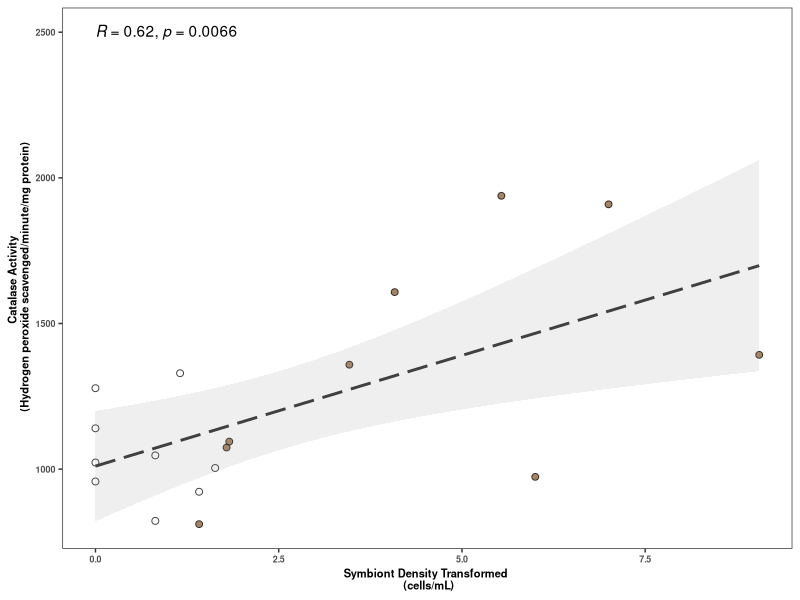
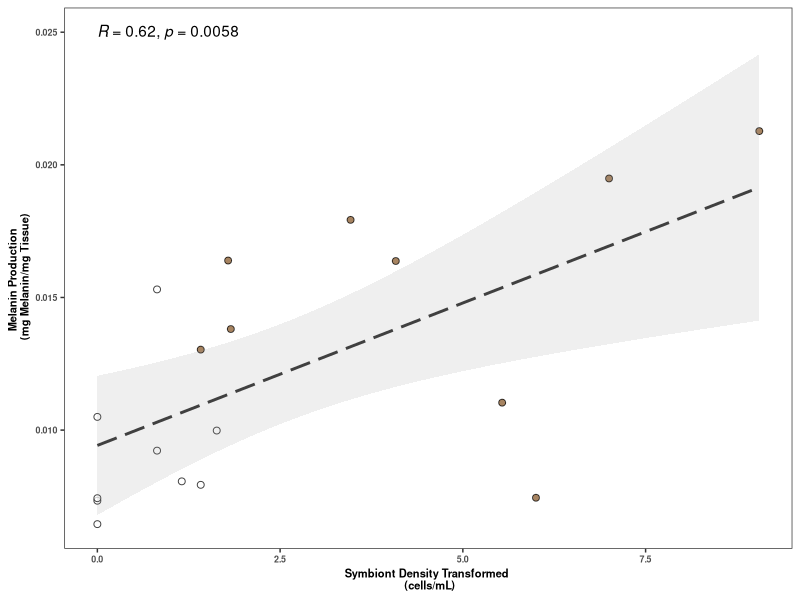
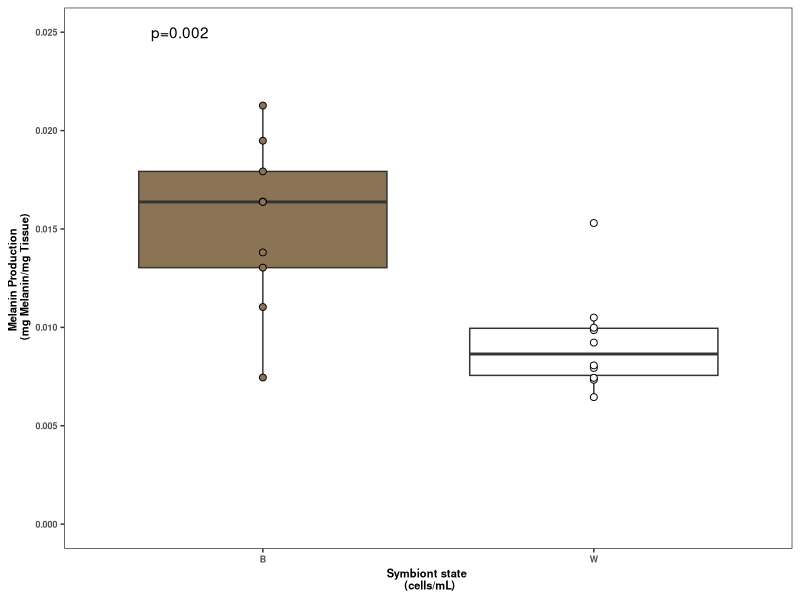
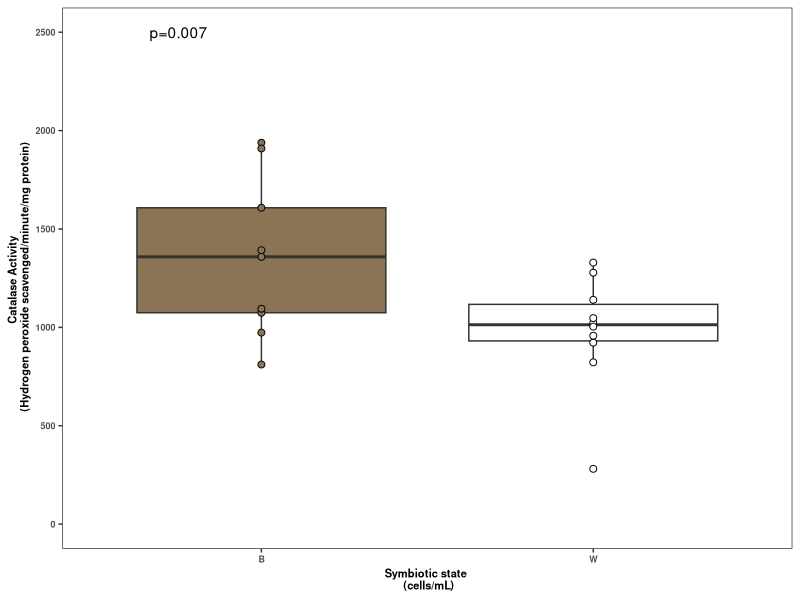
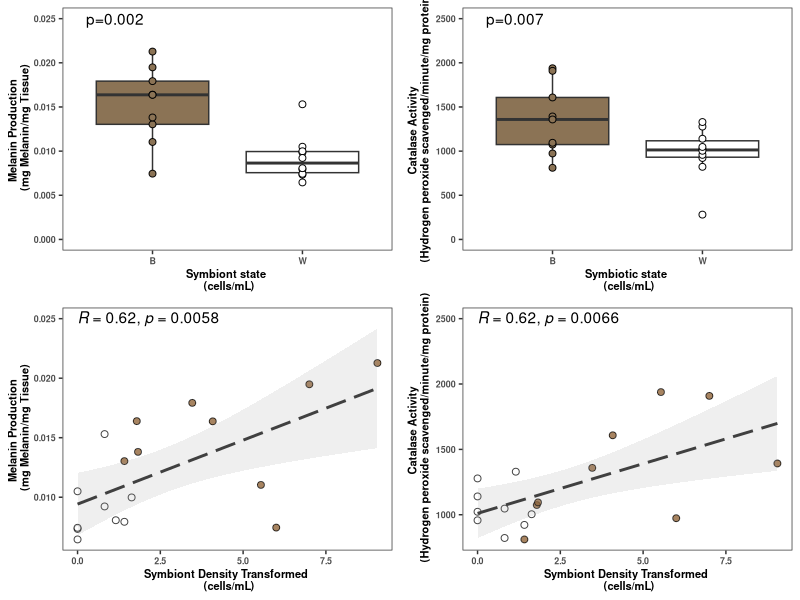
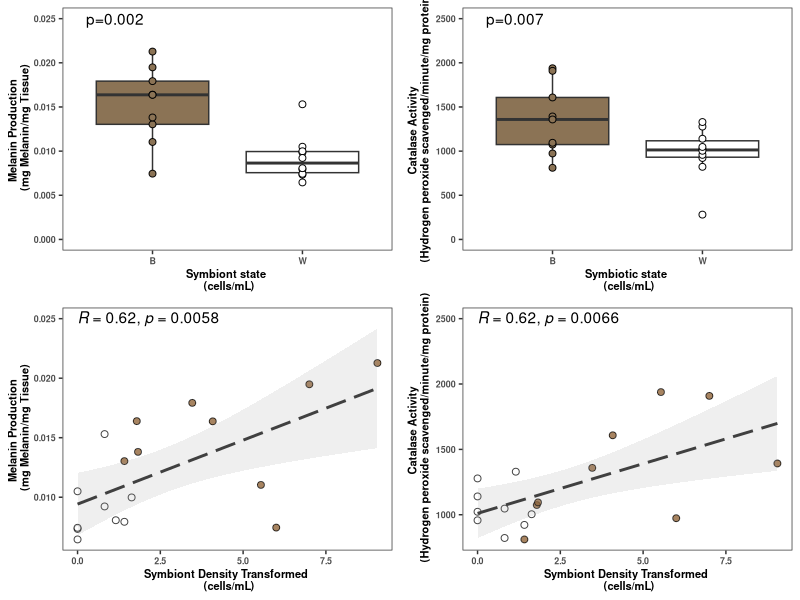

The R source for these figures, in order:
##STATS ON A21 DATAAA##
#######load some packages!##########
if(!require(rstatix)){
  install.packages("rstatix")
  library(rstatix)
}

if(!require(ggplot2)){
  install.packages("ggplot2")
  library(ggplot2)
}

if(!require(ggpubr)){
  install.packages("ggpubr")
  library(ggpubr)
}


##############SET YOUR WD :) setwd("yourwd")##
setwd("~/Desktop/Changsut_Biostats_Final")

#############input the data file##
data = read.delim("Changsut_Final_RawData.txt", row.names = 1)

#######we'll start with t-tests for each of our assays, so we can make some SICK boxplots#####


#############POX DATA##
data[1:10,1:5]
POX_ttest=data[,c(1,3)]
POX_ttest

##check for outliers##
POX_ttest %>% 
  group_by(Type) %>%
  identify_outliers(POX.mg.protein)

##remove the outlier##
POX_ttest
POX_ttest_noout=POX_ttest[row.names(POX_ttest) != "A21-004", , drop = FALSE]

##check for normality
POX_ttest_noout %>% 
  group_by(Type) %>%
  shapiro_test(POX.mg.protein)

##check for homogeneity of variances
POX_ttest_noout %>% levene_test(POX.mg.protein ~ Type)

##run a t-test
stat.test <- POX_ttest_noout %>% 
  t_test(POX.mg.protein ~ Type) %>%
  add_significance()
stat.test

##ok ttest is non-sig. What about a correlation to symbiont counts?
POX_corr=data[,c(2:3)]
cor.test(POX_corr$Symbiont.Density, POX_corr$POX.mg.protein)

##what happens if we transform them?
POX_corr$Sqrt.Symbiont = sqrt(POX_corr$Symbiont.Density)
cor.test(POX_corr$Sqrt.Symbiont, POX_corr$POX.mg.protein)

##without our outlier##
POX_corr_noout=POX_corr[row.names(POX_corr) != "A21-004", , drop = FALSE]
cor.test(POX_corr_noout$Symbiont.Density, POX_corr_noout$POX.mg.protein)
cor.test(POX_corr_noout$Sqrt.Symbiont, POX_corr_noout$POX.mg.protein)


############PO DATA##
data[1:10,1:5]
PPO_ttest=data[,c(1,4)]
PPO_ttest

##check for outliers##
PPO_ttest %>% 
  group_by(Type) %>%
  identify_outliers(PPO.mg.protein)

##check for normality
PPO_ttest %>% 
  group_by(Type) %>%
  shapiro_test(PPO.mg.protein)

##check for homogeneity of variances
PPO_ttest %>% levene_test(PPO.mg.protein ~ Type)

##run a t-test
stat.test <- PPO_ttest %>% 
  t_test(PPO.mg.protein ~ Type, var.equal = TRUE) %>%
  add_significance()
stat.test

##ok ttest is non-sig. What about a correlation to symbiont counts?
PPO_corr=data[,c(2:4)]
cor.test(PPO_corr$Symbiont.Density, PPO_corr$PPO.mg.protein)
##what happens if we transform them?
PPO_corr$Sqrt.Symbiont = sqrt(PPO_corr$Symbiont.Density)
cor.test(PPO_corr$Sqrt.Symbiont, PPO_corr$PPO.mg.protein)


##################CATALASE DATA##
data[1:10,1:5]
CAT_ttest=data[,c(1,5)]
CAT_ttest

##check for outliers##
CAT_ttest %>% 
  group_by(Type) %>%
  identify_outliers(CAT.mg.protein)

##remove the outlier##
CAT_ttest
CAT_ttest_noout=CAT_ttest[row.names(CAT_ttest) != "A21-008", , drop = FALSE]

##check for normality
CAT_ttest_noout %>% 
  group_by(Type) %>%
  shapiro_test(CAT.mg.protein)

##check for homogeneity of variances
CAT_ttest_noout %>% levene_test(CAT.mg.protein ~ Type)

##run a t-test
stat.test <- CAT_ttest_noout %>% 
  t_test(CAT.mg.protein ~ Type, var.equal = FALSE) %>%
  add_significance()
stat.test

##ok ttest is non-sig. What about a correlation to symbiont counts?
CAT_corr=data[,c(2,5)]
cor.test(CAT_corr$Symbiont.Density, CAT_corr$CAT.mg.protein)
##what happens if we transform them?
CAT_corr$Sqrt.Symbiont = sqrt(CAT_corr$Symbiont.Density)
cor.test(CAT_corr$Sqrt.Symbiont, CAT_corr$CAT.mg.protein)

##without our outlier##
CAT_corr_noout=CAT_corr[row.names(CAT_corr) != "A21-008", , drop = FALSE]
cor.test(CAT_corr_noout$Symbiont.Density, CAT_corr_noout$CAT.mg.protein)
cor.test(CAT_corr_noout$Sqrt.Symbiont, CAT_corr_noout$CAT.mg.protein)

####################MELANIN DATA##
data[1:10,1:6]
mel_ttest=data[,c(1,6)]
mel_ttest

##check for outliers##
mel_ttest %>% 
  group_by(Type) %>%
  identify_outliers(mg.melanin.mg.tissue)

##remove the outlier##
mel_ttest
mel_ttest_noout=mel_ttest[row.names(mel_ttest) != "A21-016", , drop = FALSE]

##check for normality
mel_ttest_noout %>% 
  group_by(Type) %>%
  shapiro_test(mg.melanin.mg.tissue)

##check for homogeneity of variances
mel_ttest_noout %>% levene_test(mg.melanin.mg.tissue ~ Type)

##run a t-test
stat.test <- mel_ttest_noout %>% 
  t_test(mg.melanin.mg.tissue ~ Type, var.equal = FALSE) %>%
  add_significance()
stat.test


#Merge correlation data with metadata into one table#
merged_data <- merge(data, CAT_corr_noout, by = "row.names")

#Filter columns out of merged data#
names(merged_data)
merged_data <- merged_data[c(1:2,6:7,12)]

################################TABLE USING STATS#########################
Assay <- c("Peroxidase", "Prophenoloxidase", "Catalase", "Antibacterial", "Melanin" )
Statistic_value <- c("-0.591", "-0.865", "2.02", "1.55", "4.40 ")
dF <- c("14.4", "17", "10.6", "17", "9.66")
p_value <- c("0.564", "0.399", "0.070", "0.139", "0.002")
Changsut_Final_Table <- data.frame(Assay, Statistic_value, dF, p_value)
names(Changsut_Final_Table)[2]<- "Statistic value" ###changing the name###
names(Changsut_Final_Table)[4]<- "p-value" ###changing the name###
Changsut_Final_Table
write.table(Changsut_Final_Table, file = "Changsut_Final_Table.txt", sep = "\t", quote = FALSE, row.names = FALSE)



#########################FIGURES#########################################
#colors first :) to match the coral
colors <- c('B' = "#895b2c",
            'W' = "white")
##Scatter plot catalase
CAT_plot <- ggplot(merged_data, aes(Sqrt.Symbiont, CAT.mg.protein.x)) +
  geom_point(pch = 21, color = "black", size = 2, alpha = 0.75, aes(fill = Type)) + 
  geom_smooth(method = "lm", color = "grey25", linetype = 5, alpha = .15) + scale_fill_manual(values = colors) +  xlab("Symbiont Density Transformed \n (cells/mL)") + ylab("Catalase Activity \n (Hydrogen peroxide scavenged/minute/mg protein)") + theme_bw() +
  theme(panel.grid = element_blank()) + theme(legend.position = "") +
  theme(strip.background = element_blank(), text = element_text(size = 8, face = "bold", color = "black")) + stat_cor(label.y=2500) + theme(strip.text = element_blank())
CAT_plot

#Scatter plot melanin
MEL_plot <- ggplot(merged_data, aes(Sqrt.Symbiont, mg.melanin.mg.tissue)) +
  geom_point(pch = 21, color = "black", size = 2, alpha = 0.75, aes(fill = Type)) + 
  geom_smooth(method = "lm", color = "grey25", linetype = 5, alpha = .15) + scale_fill_manual(values = colors) +  xlab("Symbiont Density Transformed \n (cells/mL)") + ylab("Melanin Production \n (mg Melanin/mg Tissue)") + theme_bw() +
  theme(panel.grid = element_blank()) + theme(legend.position = "") +
  theme(strip.background = element_blank(), text = element_text(size = 8, face = "bold", color = "black")) + stat_cor(label.y= 0.025) + theme(strip.text = element_blank())
MEL_plot

##Box plot for melanin
boxplotmel <- ggplot(data, aes(x=Type, y=mg.melanin.mg.tissue)) + geom_boxplot(aes(fill = Type)) + geom_point(pch = 21, size = 2, aes(fill = Type)) +
  scale_fill_manual(values = c('B' = "burlywood4", 'W' = "white")) + theme(legend.position = "none") + 
  theme_bw() + theme(legend.position = "none") + theme(panel.grid= element_blank()) + xlab("Symbiont state \n (cells/mL)") + ylab("Melanin Production \n (mg Melanin/mg Tissue)") +
  theme(strip.background = element_rect(fill = "black"), text = element_text(size = 8, face = "bold", color = "black")) + stat_cor(label.y=) + annotate(geom = "text", x= 0.75, y=0.025, label="p=0.002") + ylim(0,0.025)
boxplotmel

##Box plot for catalase
boxplotcat <- ggplot(data, aes(x=Type, y=CAT.mg.protein)) + geom_boxplot(aes(fill = Type)) + geom_point(pch = 21, size =2, aes(fill = Type)) +
  scale_fill_manual(values = c('B' = "burlywood4", 'W' = "white")) + theme(legend.position = "none") + 
  theme_bw() + theme(legend.position = "none") + theme(panel.grid= element_blank()) + xlab("Symbiotic state \n (cells/mL)") + ylab("Catalase Activity \n (Hydrogen peroxide scavenged/minute/mg protein)") +
  theme(strip.background = element_rect(fill = "black"), text = element_text(size = 8, face = "bold", color = "black")) + annotate(geom = "text", x= 0.75, y=2500, label="p=0.007") + ylim(0,2500)
boxplotcat


Multipanelfig <- ggarrange(boxplotmel, boxplotcat, MEL_plot, CAT_plot, nrow = 2, ncol = 2, align = "hv", legend = "none")
Multipanelfig

##########################SAVING THE PLOT AS A PDF##############################
ggsave("Changsut_Final_Fig.pdf", height = 7, width = 6)

